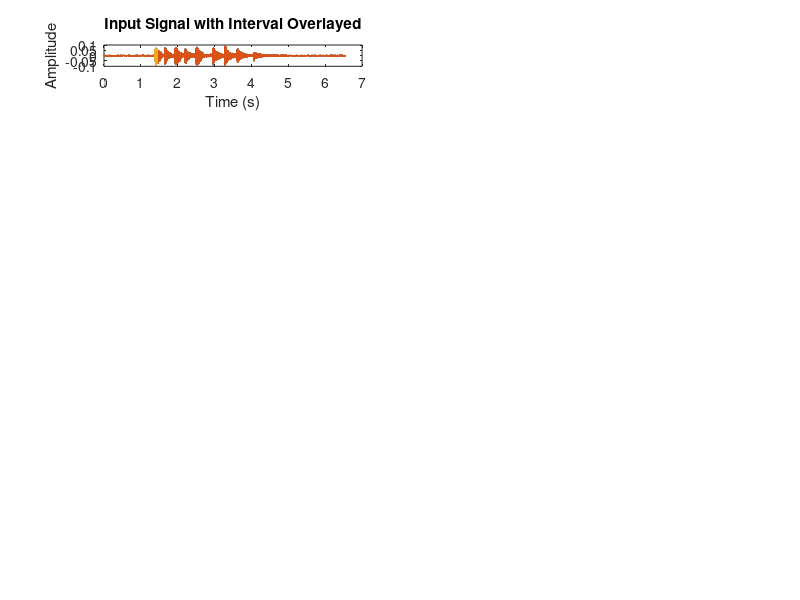

MATLAB code to generate this figure: (Note: this script raises an error after producing the figure.)
%Load required variables
clear 
load('Music1.mat')
%load('Music2.mat')
load('pianoNotes.mat')

%Play music
sound(acqData,16000);

%Declare sampling rate
samplingRate = 1/16000; %seconds

%Declare time intervals where notes are played
parseSignalLow = [22000,26000,30500,34000,39000,47000,52000,57000,64000];
parseSignalHigh = [23000,29500,32000,39000,44000,52000,57000,62000,68000];

%Single interval testing code
% clear parseSignalLow parseSignalHigh
% parseSignalLow = 22000;
% parseSignalHigh = 23000;

%Define arrays
noteFreqResults = [];
noteNamesArray = [];
plot_number = 1;

% %Plots for tuning
% time = 1:1:104609;
% plot(time*samplingRate,acqData)
% 
% %Plots for tuning
% hold on
% time2 = parseSignalLow:1:parseSignalHigh;
% acqData2 = acqData(parseSignalLow:parseSignalHigh);
% plot(time2*samplingRate,acqData2)
% hold off

% For each note interval in time domain, find peak value in frequency plot
% and output array of note frequencies 
for parseIdx = 1:numel(parseSignalLow)
    
%Assign signal
    clear signal
    signalParseLow = parseSignalLow(parseIdx);
    signalParseHigh = parseSignalHigh(parseIdx);
    signal = acqData(signalParseLow:signalParseHigh);
    
    %Plot original signal
    subplot(9,2,plot_number)
    plot_number = plot_number + 1;
    time = 1:1:104609;
    plot(time*samplingRate,acqData)
    title('Input Signal with Interval Overlayed')
    xlabel('Time (s)') 
    ylabel('Amplitude') 
    hold on
    
    %Plot parsed version overtop of original
    time2 = signalParseLow:1:signalParseHigh;
    acqData2 = acqData(signalParseLow:signalParseHigh);
    plot(time2*samplingRate,acqData2)
    hold off
    
%Create time array for current interval 
    tlowerlim = signalParseLow; 
    tupperlim = signalParseHigh;
    dt = samplingRate; %Sampling rate of 16kHz
    tarray = tlowerlim*samplingRate:dt:tupperlim*samplingRate;

%Create frequency array for current interval 
    wlowerlim = 0;
    wupperlim = 2*pi*4186; %Range of piano
    dw = 1;
    warray = wlowerlim:dw:wupperlim;
    
%Call fourier transform function
    Xw = MyFT(signal, tarray, warray, dt);
    Xw_magnitude = abs(Xw);
    subplot(9,2,plot_number)
    plot_number = plot_number + 1;
    warrayHz = warray/(2*pi);
    plot(warrayHz,Xw_magnitude)
    title('Fourier Transform of the Sampled Interval')
    xlabel('Frequency (Hz)') 
    ylabel('Magnitude') 

%Find max value in XwMagnitude array, peak in frequency graph
    [val, maxIdx] = max(Xw_magnitude);
    noteFreqResults = [noteFreqResults, warray(maxIdx)];

%Convert angular freq to Hz
    noteFreqResultsHz = noteFreqResults/(2*pi);
 
%Find note names
    idx = numel(noteFreqResultsHz);
        f = noteFreqResultsHz(idx);
        n = round(((12*log2(f/440))+49),0); % round to nearest integer
        if 0 < n < 89
            noteName = noteNamesFull(n);
            noteNamesArray = [noteNamesArray, noteName];
        else
            noteNamesArray = [noteNamesArray, 'out of range'];
        end
    
%Output notes array as they are found   
    noteNamesArray 
end

% FT function 
function Xw = MyFT(Xt, tarray, warray, dt)
    wsize = numel(warray);
    tsize = numel(tarray);
    Xw = zeros(0, wsize);
    for i = 1:wsize
        operation = zeros(0, tsize);
        for k = 1:tsize
            operation(k) = dt*Xt(k)*exp(-1j*warray(i)*tarray(k));
        end
        Xw(i) = sum(operation);
    end
end